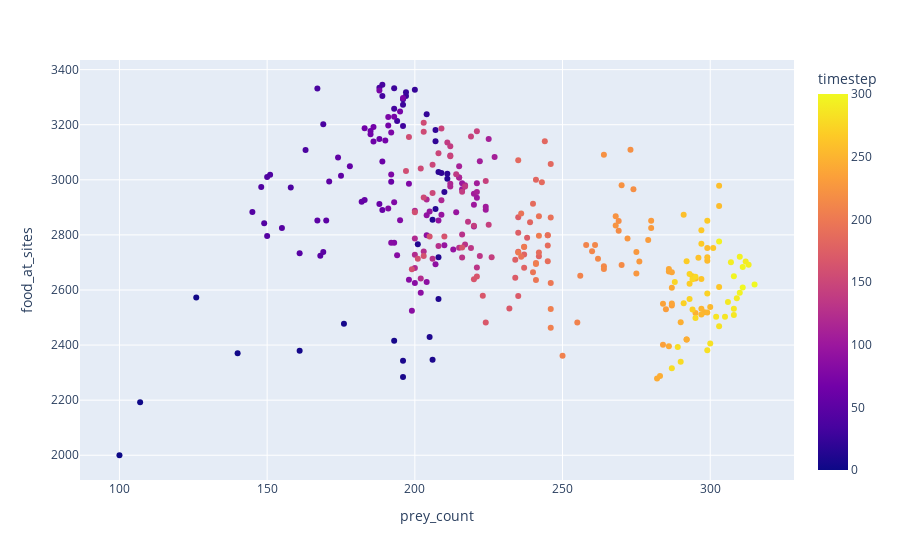

Notebook code for this chart:
### Markdown cell above
### people prevalence vs food availability on the world

There is an inverse relation between the available food on the grid, and the number of people.

From the code, can you tell why there is higher variance when the number of people is higher?

### Code cell
fig = px.scatter(data,
                 x='people_count',
                 y='food_at_sites',
                 color='timestep')
fig.show()

### Figure 1 — Plotly figure (JSON) as saved in the notebook; plotly's stock layout.template omitted (floating-point values rounded to 4 significant figures; data arrays with more than 128 entries replaced by an {"elided": "..."} marker saying what was removed)
{"data": [{"hovertemplate": "prey_count=%{x}<br>food_at_sites=%{y}<br>timestep=%{marker.color}<extra></extra>", "legendgroup": "", "marker": {"color": {"elided": "301 int values"}, "coloraxis": "coloraxis", "symbol": "circle"}, "mode": "markers", "name": "", "orientation": "v", "showlegend": false, "type": "scatter", "x": {"elided": "301 int values"}, "xaxis": "x", "y": {"elided": "301 int values"}, "yaxis": "y"}], "layout": {"coloraxis": {"colorbar": {"title": {"text": "timestep"}}, "colorscale": [[0, "#0d0887"], [0.1111, "#46039f"], [0.2222, "#7201a8"], [0.3333, "#9c179e"], [0.4444, "#bd3786"], [0.5556, "#d8576b"], [0.6667, "#ed7953"], [0.7778, "#fb9f3a"], [0.8889, "#fdca26"], [1, "#f0f921"]]}, "legend": {"tracegroupgap": 0}, "margin": {"t": 60}, "xaxis": {"anchor": "y", "domain": [0, 1], "title": {"text": "prey_count"}}, "yaxis": {"anchor": "x", "domain": [0, 1], "title": {"text": "food_at_sites"}}}}
